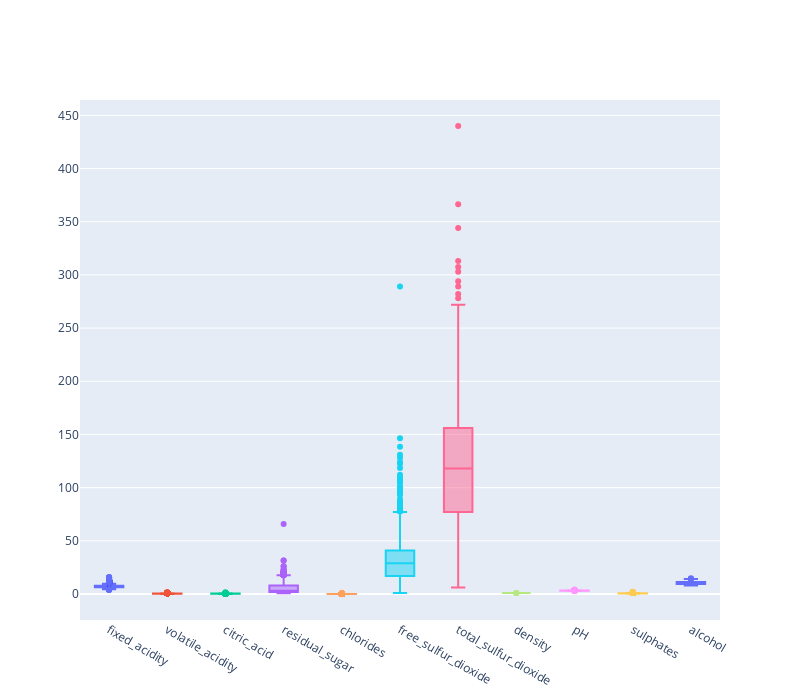

Notebook code cell kept with this figure:
### Code cell
import plotly.graph_objects as go

fig = go.Figure()
for i in df.columns:
    fig.add_trace(go.Box(y=df[str(i)], name=str(i)))
fig.update_layout(showlegend=False,height = 700, width=800)
fig.show()

### Figure 1 — Plotly figure (JSON) as saved in the notebook; plotly's stock layout.template omitted (floating-point values rounded to 4 significant figures; data arrays with more than 128 entries replaced by an {"elided": "..."} marker saying what was removed)
{"data": [{"name": "fixed_acidity", "type": "box", "y": {"elided": "6497 float values"}}, {"name": "volatile_acidity", "type": "box", "y": {"elided": "6497 float values"}}, {"name": "citric_acid", "type": "box", "y": {"elided": "6497 float values"}}, {"name": "residual_sugar", "type": "box", "y": {"elided": "6497 float values"}}, {"name": "chlorides", "type": "box", "y": {"elided": "6497 float values"}}, {"name": "free_sulfur_dioxide", "type": "box", "y": {"elided": "6497 float values"}}, {"name": "total_sulfur_dioxide", "type": "box", "y": {"elided": "6497 float values"}}, {"name": "density", "type": "box", "y": {"elided": "6497 float values"}}, {"name": "pH", "type": "box", "y": {"elided": "6497 float values"}}, {"name": "sulphates", "type": "box", "y": {"elided": "6497 float values"}}, {"name": "alcohol", "type": "box", "y": {"elided": "6497 float values"}}], "layout": {"height": 700, "showlegend": false, "width": 800}}
